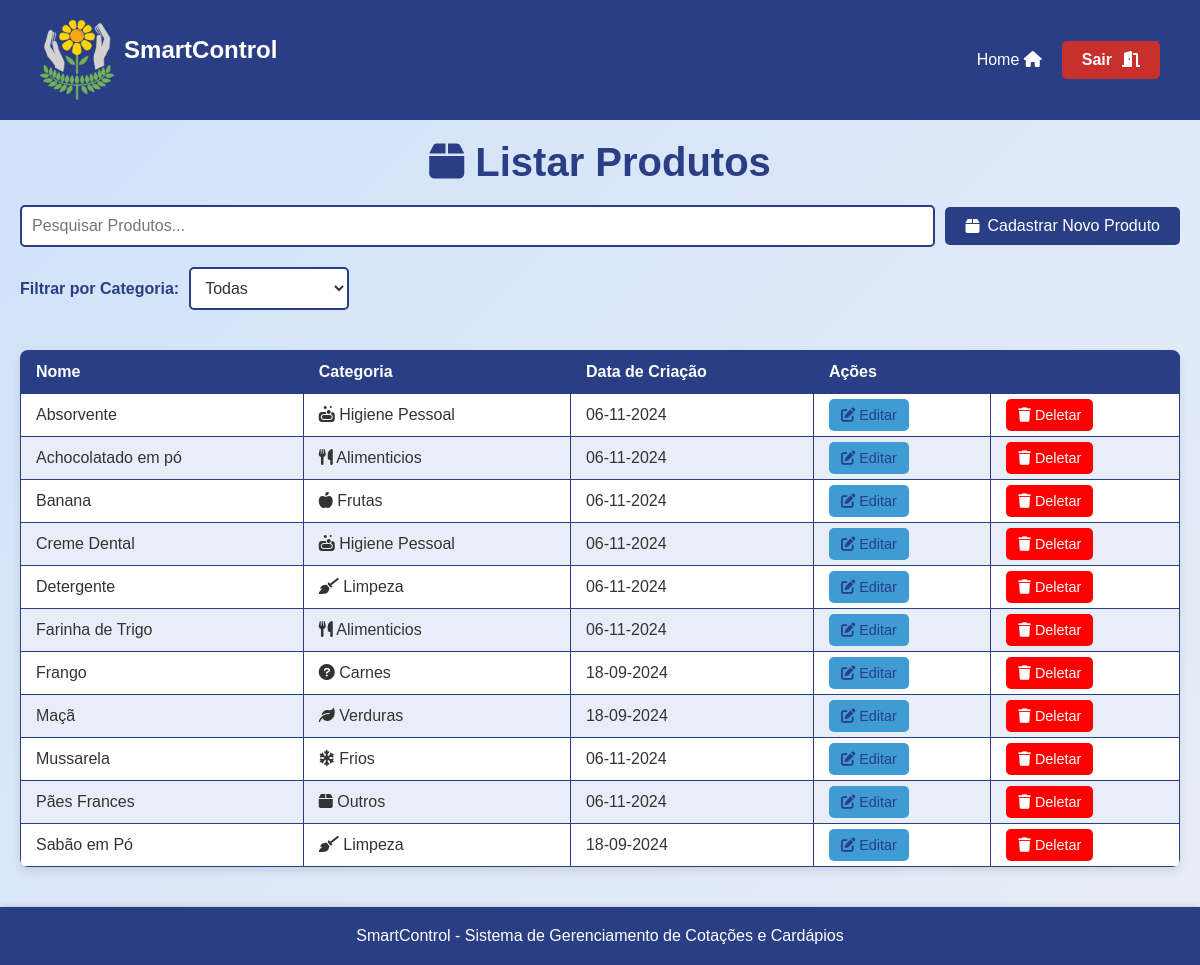
Page /assets/view/pages/produto/listarProduto/listarProduto.php (signed in) on the earlier database version.
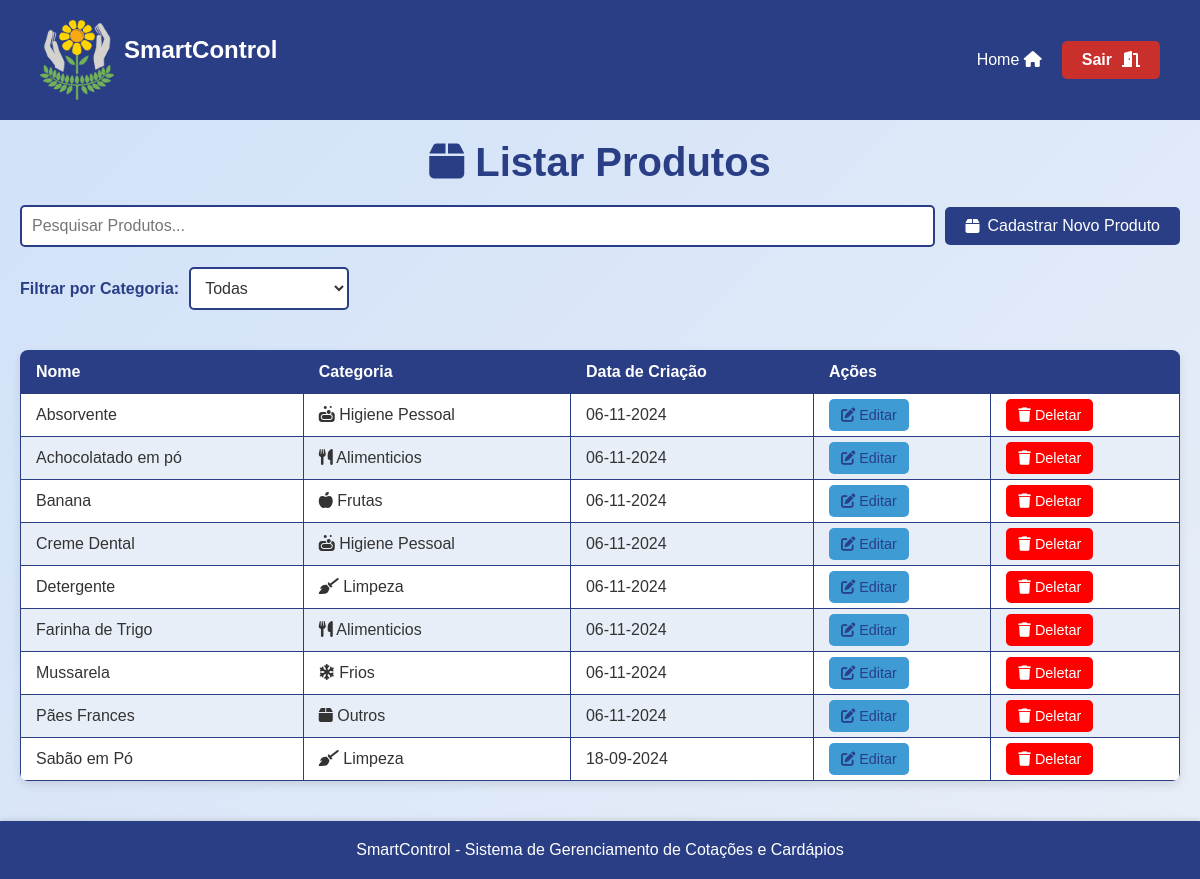
Same page on the later database version.
### tables this page shows
CREATE TABLE `produtos` (
  `id` int(11) NOT NULL,
  `nome` varchar(100) NOT NULL,
  `categoria` varchar(100) DEFAULT NULL,
  `unidade_medida` enum('CX','UN','KG','MC','SC','BDJ','CBÇ') NOT NULL,
  `data_criacao` timestamp NOT NULL DEFAULT current_timestamp()
);

### assets/model/Usuario.php (called while the page is built, shortened)
<?php
abstract class Usuario {
    protected $tipo_usuario;
    public function getTipoUsuario() {
        return $this->tipo_usuario;
    }
}
?>

### assets/model/pdo/DataBase.php (called while the page is built, shortened)
<?php
class Database {
    private $host = 'localhost';
    private $dbname = 'sistema_apae';
    private $username = 'root';
    private $password = '';
    public $conn;
    public function __construct()
    {
        try {
            $this->conn = new PDO("mysql:host=$this->host;dbname=$this->dbname", $this->username, $this->password);
            $this->conn->setAttribute(PDO::ATTR_ERRMODE, PDO::ERRMODE_EXCEPTION);
        } catch (PDOException $exception) {
            echo "Erro na conexão: " . $exception->getMessage();
        }
    }
    public function read($table, $columns = "*", $id = null, $where = null) {
        $sql = "SELECT $columns FROM $table";
        try {
            $stmt = $this->conn->prepare($sql);
            $stmt->execute();
            return $stmt->fetchAll(PDO::FETCH_ASSOC);
        } catch (PDOException $exception) {
            echo "Erro ao ler: " . $exception->getMessage();
            return false;
        }
    }
}
?>

### assets/controller/userController.php (called while the page is built, shortened)
<?php
require_once __DIR__ . '/../model/Usuario.php';
require_once __DIR__ . '/../model/pdo/DataBase.php';
class ControladorUsuarios
{
    private $banco;
    public function __construct() {
        $this->banco = new DataBase;
    }
    public function obterPermissoes($tipo_usuario) {
        $conn = $this->banco->conn;
        $sql = "SELECT * FROM permissoes WHERE tipo_usuario = :tipo_usuario";
        $stmt = $conn->prepare($sql);
        $stmt->bindParam(":tipo_usuario", $tipo_usuario);
        $stmt->execute();
        $permissoes = $stmt->fetch(PDO::FETCH_ASSOC);
        return $permissoes;
    }
}
?>

### assets/model/utils.php (called while the page is built)
<?php
require_once __DIR__ . "/../controller/userController.php";
function verificarPermissao($tipo_usuario, $acao) {
    $controler = new ControladorUsuarios();
    $permissoes = $controler->obterPermissoes($tipo_usuario);
    return isset($permissoes[$acao]) && $permissoes[$acao] == 1;
}
?>

### assets/controller/produtoController.php (called while the page is built, shortened)
<?php
require_once __DIR__ . '/../model/pdo/DataBase.php';
require_once __DIR__ .'/../model/Produto.php';
class ControladorProdutos{
    private $bd;
    public function __construct() {
        $this->bd = new Database();
    }
    public function verProdutos(){
        $todosProdutos = $this->bd->read("produtos");
        $arr = [];
        foreach($todosProdutos as $produto){
            $novoProduto = new Produto($produto['id'], $produto['nome'], $produto['categoria'], $produto['data_criacao']);
            $arr[] = $novoProduto;
        }
        return $arr;
    }
}
?>

### assets/model/Produto.php (called while the page is built, shortened)
<?php
class Produto {
    private $id;
    private $nome;
    private $categoria;
    private $dt_criacao;
    public function __construct($id, $nome, $categoria, $dt_criacao) {
        $this->id = $id;
        $this->nome = $nome;
        $this->categoria = $categoria;
        $this->dt_criacao = $dt_criacao;
    }
    public function getId() {
        return $this->id;
    }
    public function getNome() {
        return $this->nome;
    }
    public function getCategoria() {
        return $this->categoria;
    }
    public function getDtCriacao() {
        return $this->dt_criacao;
    }
}
?>

### assets/view/pages/produto/listarProduto/listarProduto.php (the view, shortened to what the changed rows need)
<?php
require_once __DIR__ . "/../../../../controller/produtoController.php";
require_once __DIR__ . "/../../../../controller/userController.php";
require_once __DIR__ . "/../../../../controller/pageController.php";
require_once __DIR__ . "/../../../../model/utils.php";
$controler = new ControladorProdutos();
$user = $_SESSION['user'];
$tipo_usuario = $user->getTipoUsuario();
$podeGerenciarProdutos = verificarPermissao($tipo_usuario, 'gerenciar_produtos');
?>
<!DOCTYPE html>
<html lang="pt-BR">
<head>
    <link rel="stylesheet" href="../../styles/ListarStyle.css">
    <link rel="stylesheet" href="https://cdnjs.cloudflare.com/ajax/libs/font-awesome/6.0.0-beta3/css/all.min.css">
</head>
<body>
    <main>
        <h1>  <i class="fas fa-box"></i> Listar Produtos</h1>
        <table aria-label="Tabela de produtos">
            <thead>
                <tr>
                    <th scope="col">Nome</th>
                    <th scope="col">Categoria</th>
                    <th scope="col">Data de Criação</th>
                    <?php if ($podeGerenciarProdutos): ?>
                        <th scope="col" colspan="2">Ações</th>
                    <?php endif; ?>
                </tr>
            </thead>
            <tbody id="product-table-body">
                <?php
                $produtos = $controler->verProdutos();
                usort($produtos, function($a, $b) {
                    return strcmp($a->getNome(), $b->getNome());
                });
                if ($produtos) {
                    foreach ($produtos as $produto) {
                        $dataCriacao = date('d-m-Y', strtotime($produto->getDtCriacao()));
                        $iconeCategoria = '';
                        switch (strtolower($produto->getCategoria())) {
                            case 'frutas':
                                $iconeCategoria = '<i class="fas fa-apple-alt"></i>';
                                break;
                            case 'verduras':
                                $iconeCategoria = '<i class="fas fa-leaf"></i>';
                                break;
                            case 'higiene pessoal':
                                $iconeCategoria = '<i class="fas fa-soap"></i>';
                                break;
                            case 'limpeza':
                                $iconeCategoria = '<i class="fas fa-broom"></i>';
                                break;
                            case 'frios':
                                $iconeCategoria = '<i class="fas fa-snowflake"></i>';
                                break;
                            case 'alimenticios':
                                $iconeCategoria = '<i class="fas fa-utensils"></i>';
                                break;
                            case 'outros':
                                $iconeCategoria = '<i class="fas fa-box"></i>';
                                break;
                            default:
                                $iconeCategoria = '<i class="fas fa-question-circle"></i>';
                                break;
                        }
                        echo "<tr>";
                        echo "<td>{$produto->getNome()}</td>";
                        echo "<td>{$iconeCategoria} {$produto->getCategoria()}</td>";
                        echo "<td>{$dataCriacao}</td>";
                        if ($podeGerenciarProdutos) {
                            echo "<td><a href='../editarProduto/editProduto.php?id={$produto->getId()}' class='acao-editar' aria-label='Editar produto {$produto->getNome()}'><i class='fas fa-edit'></i> Editar</a></td>";
                            echo "<td><a href='../deleteProduto/delProduto.php?id={$produto->getId()}' class='acao-deletar' aria-label='Deletar produto {$produto->getNome()}'><i class='fas fa-trash'></i> Deletar</a></td>";
                        }
                        echo "</tr>";
                    }
                } else {
                    echo "<tr><td colspan='4'>Nenhum produto encontrado.</td></tr>";
                }
                ?>
            </tbody>
        </table>
    </main>
</body>
</html>

Differences in the rows shown:
removed produtos: nome "Frango", categoria "Carnes", data_criacao "18-09-2024"
removed produtos: nome "Maçã", categoria "Verduras", data_criacao "18-09-2024"
